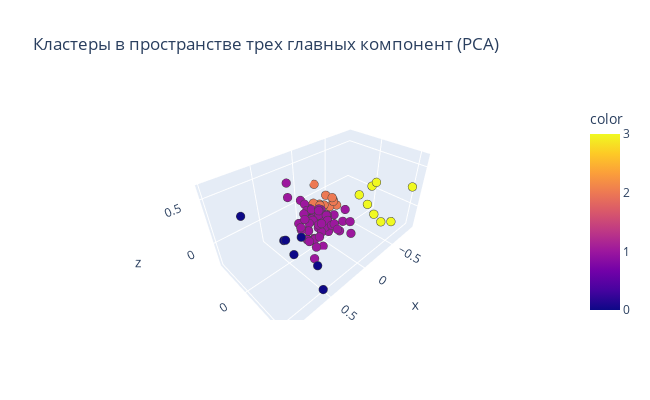

The notebook cell saved with this chart:
### Markdown cell above
### Выводы:

Гауссова смесь показывает наилучшие метрики (коэффициент силуэта и индекс Davies-Bouldin). Наилучший коэффициент Calinski-Harabatz у метода k-means на PCA-признаках. Ориентируясь на два индекса и визуализацию результата кластеризации в пространстве PCA-компонент (ниже), в качестве окончательной модели выбираем "гауссову смесь на PCA-компонентах". Отметим, что в качестве альтернативного метода разбиения выборки на кластеры можно использовать k-means, который дает несколько более равномерное разбиение и большее количество неблагополучных регионов.

Также отметим, что индексы Рэнда при сравнении с базовой моделью остаются достаточно высокими, что говорит об устойчивости общей структуры распределения объектов по кластерам при использовании разных алгоритмов. Вариации индекса Рэнда объясняются различными перераспределениями "граничных" (между кластерами) точек. Это хорошо демонстрируется визуализацией результатов с посщью tSNE, а также в трехмерном пространстве PCA-компонент.

### Code cell
# Гауссова смесь, наилучший вариант: covariance_type='tied'
gmix = GaussianMixture(
    n_components=4, random_state=42, covariance_type='tied')
labels_gmix = gmix.fit_predict(X_pca)
df['cluster'] = labels_gmix

# Упорядочим нумерацию кластеров 
df['cluster'] = df['cluster'].replace({2:0, 0:1, 3:2, 1:3})
df.to_csv('data/social_russia_data/russia_regions_2020_clusters.csv')
df['cluster'].to_csv('data/social_russia_data/labels.csv')

fig = px.scatter_3d(
    x=X_pca[:,0], y=X_pca[:,1], z=X_pca[:,2],
    title='Кластеры в пространстве трех главных компонент (PCA)',
    color=df['cluster'], width=650, height=400)
fig.update_traces(marker={'size':3}, marker_line_width=0.5)
fig.show()
fig.write_image('data/social_russia_data/figs_3d/gmix_pca.png')

### Figure 1 — Plotly figure (JSON) as saved in the notebook; plotly's stock layout.template omitted (floating-point values rounded to 4 significant figures)
{"data": [{"hovertemplate": "x=%{x}<br>y=%{y}<br>z=%{z}<br>color=%{marker.color}<extra></extra>", "legendgroup": "", "marker": {"color": [1, 1, 1, 1, 2, 1, 1, 1, 1, 2, 0, 1, 1, 1, 0, 1, 1, 1, 0, 1, 1, 1, 2, 1, 1, 1, 2, 2, 3, 3, 2, 1, 3, 2, 1, 1, 1, 1, 1, 1, 1, 1, 1, 1, 1, 2, 1, 1, 0, 0, 1, 1, 1, 1, 1, 1, 1, 2, 0, 1, 1, 1, 1, 3, 1, 3, 2, 1, 1, 1, 1, 1, 1, 1, 2, 1, 1, 1, 3, 1, 0, 1, 3, 3, 1], "coloraxis": "coloraxis", "line": {"width": 0.5}, "size": 3, "symbol": "circle"}, "mode": "markers", "name": "", "scene": "scene", "showlegend": false, "type": "scatter3d", "x": [0.2797, -0.04104, -0.0934, 0.06557, -0.3175, 0.1784, 0.05078, 0.008262, -0.01891, -0.2753, 0.36, 0.2373, 0.2102, 0.02642, 0.5267, 0.06435, -0.23, -0.01035, 0.5749, -0.02079, 0.1309, 0.09718, -0.1195, -0.06491, 0.288, -0.1334, -0.3093, -0.2623, -0.4222, -0.6448, -0.4472, -0.1669, -0.3217, -0.1771, 0.0769, 0.008558, -0.002589, 0.02177, 0.07785, 0.03767, -0.1119, -0.04906, 0.1784, 0.006284, 0.3342, -0.1636, 0.2191, 0.2384, 0.9639, 0.4944, 0.09158, -0.02205, 0.3133, 0.2869, 0.2771, -0.0911, 0.1408, -0.4061, 0.5398, 0.1286, -0.01495, 0.04992, -0.04102, -0.6175, 0.1011, -0.6404, -0.3104, 0.09376, 0.1719, 0.08137, 0.04709, 0.02623, 0.00084, -0.118, -0.2487, -0.02994, 0.1593, -0.09804, -0.4957, 0.01167, 0.5194, 0.1796, -0.4373, -0.8911, -0.1108], "y": [-0.04589, 0.0007173, -0.03878, -0.005645, -0.2838, -0.3744, -0.03269, -0.06573, 0.04197, -0.4425, 0.2778, 0.1818, -0.1714, 0.2288, -0.01746, 0.03196, -0.05951, 0.3779, 0.1939, 0.1009, -0.006612, -0.05263, -0.2915, 0.2178, 0.05335, -0.1754, -0.1488, -0.2583, 0.4531, 0.1063, -0.2197, 0.1567, 0.4002, -0.2493, -0.1115, 0.005173, -0.06169, -0.05094, -0.1878, -0.08586, -0.04891, 0.0414, -0.08131, -0.3723, 0.2064, -0.226, -0.002305, -0.2909, 0.1364, 0.2171, 0.01594, 0.2165, -0.00894, 0.08149, 0.01586, 0.2939, -0.09897, -0.242, 0.5391, 0.09974, -0.244, -0.1374, -0.09549, -0.008022, -0.06196, 0.1443, -0.2104, 0.08581, -0.1229, -0.1804, -0.2528, -0.1305, 0.1592, -0.08483, -0.1122, 0.04622, -0.05808, -0.01181, 0.3074, 0.03581, 0.001916, 0.06968, 0.5627, 0.5087, -0.09375], "z": [-0.01749, 0.02898, -0.009552, 0.1411, 0.03845, 0.3683, -0.1087, 0.02568, -0.005897, 0.143, -0.2415, 0.002794, -0.03901, 0.005582, 0.01164, -0.1255, -0.09159, 0.01851, 0.004459, -0.03831, -0.2112, -0.2492, 0.01316, 0.05323, -0.08428, -0.02896, 0.01728, -0.06474, -0.02005, -0.06403, -0.1352, 0.1226, 0.4861, -0.008039, -0.01782, -0.06541, -0.0385, 0.1205, 0.0465, -0.05843, -0.06991, -0.08586, -0.2269, 0.07289, -0.2126, -0.007156, -0.04001, 0.2534, 0.6154, 0.1793, -0.01908, -0.05057, 0.05553, -0.09111, 0.1512, 0.07649, -0.1284, -0.04825, -0.2134, 0.06455, 0.01283, 0.08232, -0.03839, 0.03374, 0.003937, 0.2089, -0.08848, -0.2793, 0.09293, 0.06234, 0.09681, -0.02764, 0.02433, -0.04634, 0.1131, -0.1648, -0.00228, -0.1109, -0.03196, -0.08583, 0.02364, -0.2476, 0.03439, 0.2449, -0.1108]}], "layout": {"coloraxis": {"colorbar": {"title": {"text": "color"}}, "colorscale": [[0, "#0d0887"], [0.1111, "#46039f"], [0.2222, "#7201a8"], [0.3333, "#9c179e"], [0.4444, "#bd3786"], [0.5556, "#d8576b"], [0.6667, "#ed7953"], [0.7778, "#fb9f3a"], [0.8889, "#fdca26"], [1, "#f0f921"]]}, "height": 400, "legend": {"tracegroupgap": 0}, "scene": {"domain": {"x": [0, 1], "y": [0, 1]}, "xaxis": {"title": {"text": "x"}}, "yaxis": {"title": {"text": "y"}}, "zaxis": {"title": {"text": "z"}}}, "title": {"text": "Кластеры в пространстве трех главных компонент (PCA)"}, "width": 650}}
